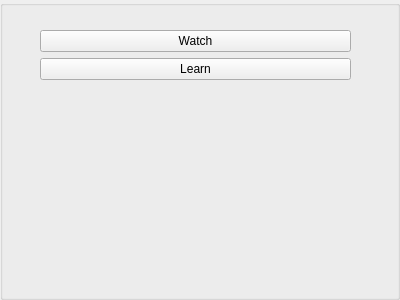
<?xml version="1.0" encoding="UTF-8"?>
<ui version="4.0">
 <class>MainMenu</class>
 <widget class="QGroupBox" name="MainMenu">
  <property name="geometry">
   <rect>
    <x>0</x>
    <y>0</y>
    <width>400</width>
    <height>300</height>
   </rect>
  </property>
  <property name="windowTitle">
   <string>GroupBox</string>
  </property>
  <widget class="QWidget" name="verticalLayoutWidget">
   <property name="geometry">
    <rect>
     <x>40</x>
     <y>30</y>
     <width>311</width>
     <height>241</height>
    </rect>
   </property>
   <layout class="QVBoxLayout" name="verticalLayout">
    <property name="sizeConstraint">
     <enum>QLayout::SetMaximumSize</enum>
    </property>
    <item>
     <widget class="QPushButton" name="pushButtonWatch">
      <property name="text">
       <string>Watch</string>
      </property>
     </widget>
    </item>
    <item>
     <widget class="QPushButton" name="pushButtonLearn">
      <property name="text">
       <string>Learn</string>
      </property>
     </widget>
    </item>
   </layout>
  </widget>
 </widget>
 <resources/>
 <connections/>
</ui>
